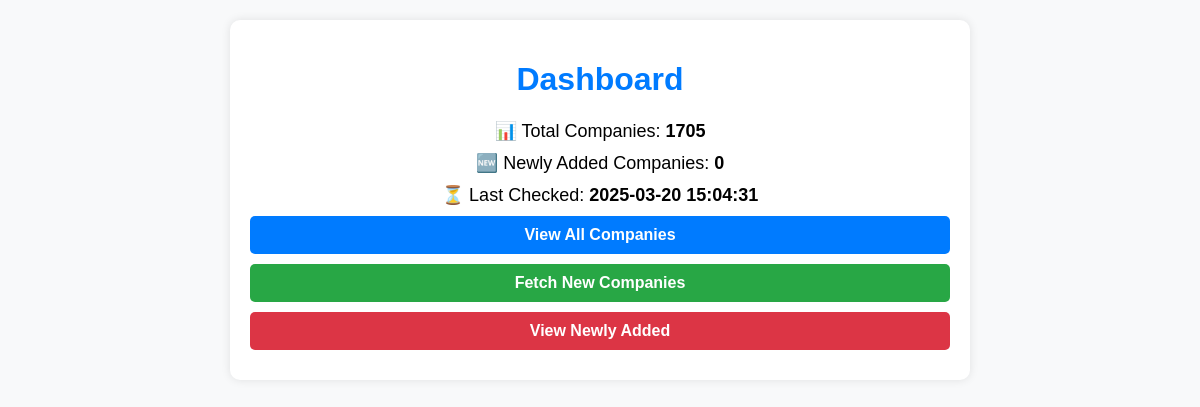
The page / (signed in) on the database as committed earlier.
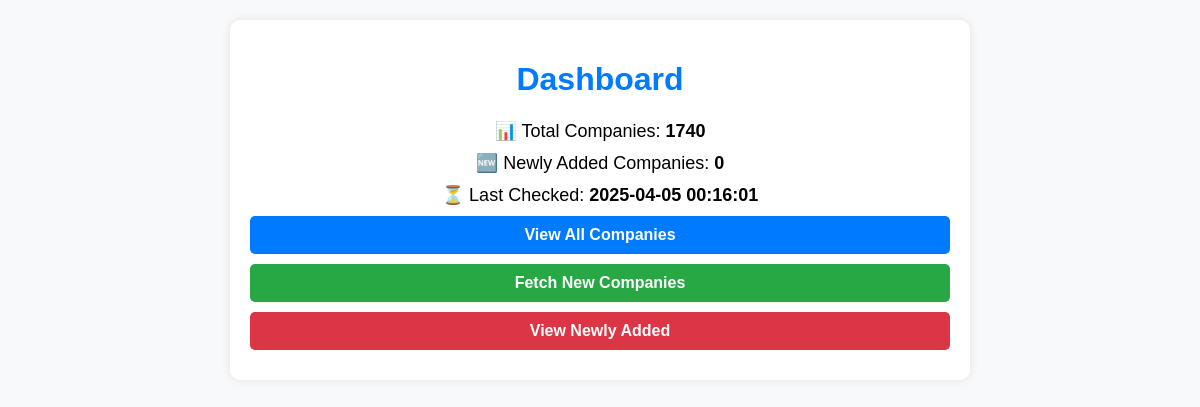
The same page on the database as committed later.
### tables this page shows
CREATE TABLE last_checked (
            id INTEGER PRIMARY KEY AUTOINCREMENT,
            timestamp TEXT,
            new_count INTEGER
        );

### app.py (the view)
    def wrapper(*args, **kwargs):
        if not is_logged_in():
            return redirect(url_for("login"))
        return func(*args, **kwargs)

### app.py (called while the page is built)
def is_logged_in():
    return session.get("logged_in")

def login_required(func):
    def wrapper(*args, **kwargs):
        if not is_logged_in():
            return redirect(url_for("login"))
        return func(*args, **kwargs)
    wrapper.__name__ = func.__name__
    return wrapper

def fetch_companies():
    conn = sqlite3.connect("companies.db")
    cursor = conn.cursor()
    cursor.execute("SELECT id, url FROM companies ORDER BY id DESC")  # Newest first
    companies = cursor.fetchall()
    conn.close()
    return companies

def get_last_checked():
    conn = sqlite3.connect("companies.db")
    cursor = conn.cursor()
    cursor.execute("SELECT timestamp, new_count FROM last_checked ORDER BY id DESC LIMIT 1")
    result = cursor.fetchone()
    conn.close()
    return result if result else ("Never", 0)

@app.route('/')
@login_required
def index():
    companies = fetch_companies()
    total_companies = len(companies)
    last_checked, new_companies = get_last_checked()
    return render_template("index.html", total_companies=total_companies, last_checked=last_checked, new_companies=new_companies)

### templates/index.html (shortened to what this page needs)
<!DOCTYPE html>
<html lang="en">
<head>
</head>
<body>
    <div class="container">
        <h1>Dashboard</h1>
        <p class="stats">📊 Total Companies: <b>{{ total_companies }}</b></p>
        <p class="stats">🆕 Newly Added Companies: <b>{{ new_companies }}</b></p>
        <p class="stats">⏳ Last Checked: <b>{{ last_checked }}</b></p>
        <a class="btn btn-blue" href="{{ url_for('companies') }}">View All Companies</a>
        <a class="btn btn-green" href="{{ url_for('fetch_new') }}">Fetch New Companies</a>
        <a class="btn btn-red" href="{{ url_for('new_records') }}">View Newly Added</a>
    </div>
</body>
</html>

### templates/index.html (style rules this page uses)
body { font-family: Arial, sans-serif; text-align: center; margin: 20px; background: #f8f9fa; }
.container { max-width: 700px; margin: auto; background: white; padding: 20px; border-radius: 10px; box-shadow: 0 0 10px rgba(0, 0, 0, 0.1); }
h1 { color: #007bff; }
.stats { font-size: 18px; margin: 10px 0; }
.btn { display: block; margin: 10px auto; padding: 10px 20px; text-decoration: none; border-radius: 5px; color: white; font-weight: bold; text-align: center; }
.btn-blue { background: #007bff; }
.btn-green { background: #28a745; }
.btn-red { background: #dc3545; }

Rows that differ between the two databases and show on the page:
no longer on this page (row unchanged): last_checked: timestamp "2025-03-20 15:04:31"
added last_checked: timestamp "2025-04-05 00:16:01"
Other text that changed with them:
{{ total_companies }}: "1705" → "1740"
